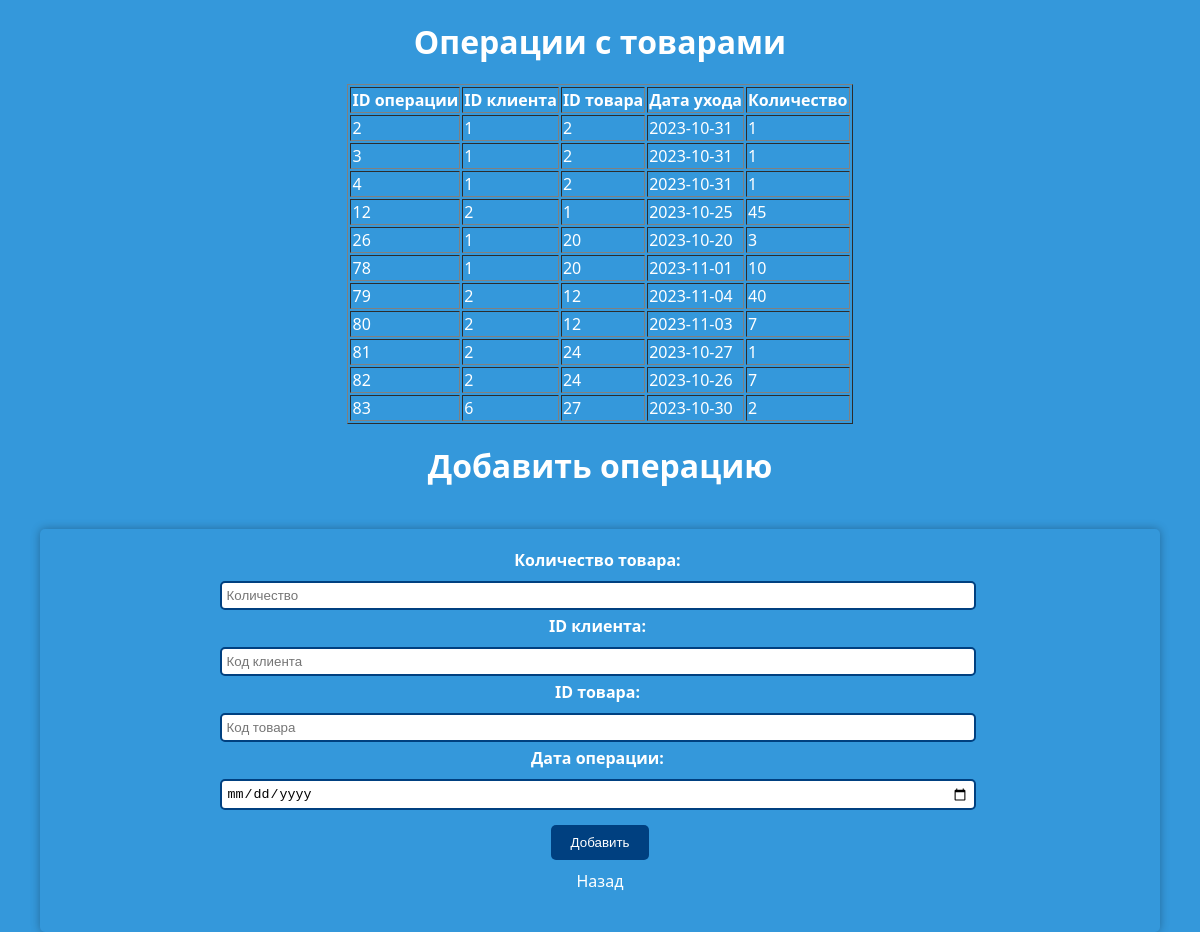
Screenshot of /scripts/opm.php (signed in) with the database file from the repository.
### tables this page shows
CREATE TABLE IF NOT EXISTS `operations` (
  `oid` bigint(20) unsigned NOT NULL AUTO_INCREMENT,
  `amt` int(11) NOT NULL,
  `cid` bigint(20) unsigned NOT NULL,
  `pid` bigint(20) unsigned NOT NULL,
  `odate` date NOT NULL,
  PRIMARY KEY (`oid`),
  UNIQUE KEY `oid` (`oid`),
  KEY `cid` (`cid`),
  KEY `pid` (`pid`)
);

### scripts/opm.php (the view, shortened to what this page needs)
<?php
echo "<h1>Операции с товарами</h1>";
$servername = "localhost";
$username = "root";
$password = "";
$dbname = "course";
$conn = new mysqli($servername, $username, $password, $dbname);
mysqli_set_charset($conn, "utf8");
$sql = "SELECT oid, amt, cid, pid, odate FROM operations";
$result = $conn->query($sql);
if ($result->num_rows > 0) {
    echo "<table border=1><tr><th>ID операции</th><th>ID клиента</th><th>ID товара</th><th>Дата ухода</th><th>Количество</th></tr>";
    while ($row = $result->fetch_assoc()) {
        echo "<tr><td>" . $row["oid"] . "</td><td>" . $row["cid"] . "</td><td>" . $row["pid"] . "</td><td>" . $row["odate"] . "</td><td>" . $row["amt"] . "</td></tr>";
    }
    echo "</table>";
} else {
    echo "0 результатов";
}
?>
<head>
</head>
<h1>Добавить операцию</h1>
<form action="op.php" method="post">
    <label for="amt">Количество товара:</label>
    <input type="text" name="amt" placeholder="Количество" required>
    <br>
    <label for="cid">ID клиента:</label>
    <input type="text" name="cid" placeholder="Код клиента" required>
    <br>
    <label for="pid">ID товара:</label>
    <input type="text" name="pid" placeholder="Код товара" required>
    <br>
    <label for="odate">Дата операции:</label>
    <input type="date" name="odate" placeholder="Дата операции" required>
    <br>
    <input type="submit" value="Добавить" required>
    <br><a href="http://localhost/course/users/accountant.php">Назад</a>
</form>

### scripts/opm.php (style rules this page uses)
h1 { color: #fff; text-align: center; margin-top: 20px; }
form { width: 90%; margin: 0 auto; background-color: #3498db; padding: 20px; border-radius: 5px; box-shadow: 0 0 10px rgba(0, 0, 0, 0.3); margin-top: 20px; text-align: center; }
label { margin-right: 5px; display: block; margin-bottom: 10px; font-weight: bold; text-align: center; }
input[type="text"], input[type="date"] { padding: 5px; border: 2px solid #004080; border-radius: 5px; margin-bottom: 5px; margin-right: 5px; width: 70%; box-sizing: border-box; }
input[type="submit"] { background-color: #004080; color: white; padding: 10px 20px; border: none; border-radius: 5px; cursor: pointer; margin-top: 10px; }
a { display: block; text-align: center; margin-top: 10px; color: #fff; text-decoration: none; margin-bottom: 20px; }

### rows the page displays
operations: oid "2", cid "1", pid "2", odate "2023-10-31", amt "1"
operations: oid "3", cid "1", pid "2", odate "2023-10-31", amt "1"
operations: oid "4", cid "1", pid "2", odate "2023-10-31", amt "1"
operations: oid "12", cid "2", pid "1", odate "2023-10-25", amt "45"
operations: oid "26", cid "1", pid "20", odate "2023-10-20", amt "3"
operations: oid "78", cid "1", pid "20", odate "2023-11-01", amt "10"
operations: oid "79", cid "2", pid "12", odate "2023-11-04", amt "40"
operations: oid "80", cid "2", pid "12", odate "2023-11-03", amt "7"
operations: oid "81", cid "2", pid "24", odate "2023-10-27", amt "1"
operations: oid "82", cid "2", pid "24", odate "2023-10-26", amt "7"
operations: oid "83", cid "6", pid "27", odate "2023-10-30", amt "2"
